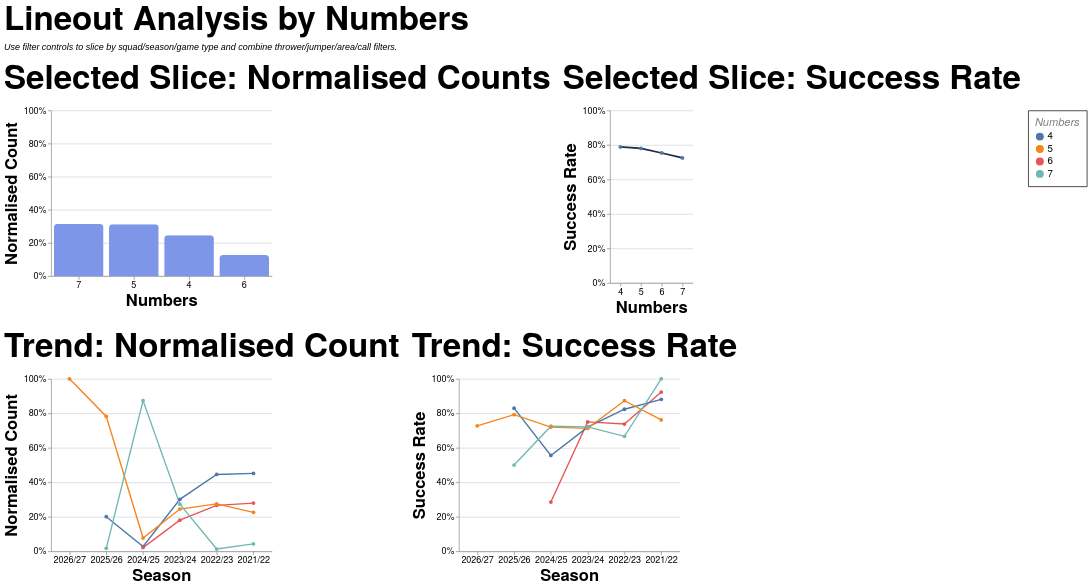

The specification (Vega-Lite) saved for this image:
### Vega-Lite specification from a JSON file in a GitHub repository (floating-point values rounded to 4 significant figures; data arrays with more than 128 entries replaced by an {"elided": "..."} marker saying what was removed)
{"config": {"axis": {"labelFont": "PT Sans Narrow, Helvetica Neue, Helvetica, Arial, sans-serif", "titleFont": "PT Sans Narrow, Helvetica Neue, Helvetica, Arial, sans-serif", "labelFontSize": 13, "titleFontSize": 24, "gridColor": "#202947", "gridOpacity": 0.2, "zindex": 1}, "text": {"font": "Lato, sans-serif"}, "bar": {"cornerRadiusEnd": 5}, "header": {"labelFont": "PT Sans Narrow, Helvetica Neue, Helvetica, Arial, sans-serif", "titleFont": "PT Sans Narrow, Helvetica Neue, Helvetica, Arial, sans-serif", "labelFontSize": 24, "titleFontSize": 28, "labelFontWeight": "bold", "orient": "left"}, "legend": {"labelFont": "PT Sans Narrow, Helvetica Neue, Helvetica, Arial, sans-serif", "titleFont": "PT Sans Narrow, Helvetica Neue, Helvetica, Arial, sans-serif", "labelFontSize": 14, "titleFontSize": 16, "titlePadding": 5, "fillColor": "white", "strokeColor": "black", "padding": 10, "titleFontWeight": "lighter", "titleFontStyle": "italic", "titleColor": "gray", "offset": 10}, "title": {"font": "PT Sans Narrow, Helvetica Neue, Helvetica, Arial, sans-serif", "fontSize": 48, "fontWeight": "bold", "anchor": "start", "align": "center", "titlePadding": 20, "subtitlePadding": 10, "subtitleFontSize": 13, "subtitleColor": "", "subtitleFontStyle": "italic", "offset": 15, "color": "black"}, "axisX": {"labelAngle": 0}, "facet": {"title": null, "header": null, "align": {"row": "each", "column": "each"}, "spacing": 10}, "resolve": {"scale": {"y": "independent", "facet": "independent"}}, "background": "transparent", "scale": {"offsetBandPaddingOuter": 0.2, "offsetBandPaddingInner": 0.1}, "view": {"stroke": null, "background": "transparent"}}, "vconcat": [{"hconcat": [{"mark": {"type": "bar", "color": "#7d96e8"}, "encoding": {"tooltip": [{"field": "numbers", "title": "Numbers", "type": "nominal"}, {"field": "attempts", "format": ",.0f", "title": "Lineouts", "type": "quantitative"}, {"field": "share", "format": ".1%", "title": "Normalised Count", "type": "quantitative"}], "x": {"field": "numbers", "sort": "-y", "title": "Numbers", "type": "nominal"}, "y": {"axis": {"format": "%"}, "field": "share", "scale": {"domain": [0, 1]}, "title": "Normalised Count", "type": "quantitative"}}, "height": 240, "title": "Selected Slice: Normalised Counts", "transform": [{"filter": "(loSquad == 'All' || datum.squad == loSquad) && (loGameType == 'All' || (loGameType == 'League + Cup' && (datum.game_type == 'League' || datum.game_type == 'Cup')) || (loGameType == 'League only' && datum.game_type == 'League') || datum.game_type == loGameType) && (loOpposition == 'All' || datum.opposition == loOpposition) && (loThrower == 'All' || datum.thrower == loThrower) && (loJumper == 'All' || datum.jumper == loJumper) && (loArea == 'All' || datum.area == loArea) && (loNumbers == 'All' || datum.numbers == loNumbers) && (loCall == 'All' || datum.call == loCall) && (loCallType == 'All' || datum.call_type == loCallType)"}, {"filter": "(loSeason == 'All' || datum.season == loSeason)"}, {"aggregate": [{"op": "count", "as": "attempts"}, {"op": "sum", "field": "won", "as": "won"}], "groupby": ["numbers"]}, {"joinaggregate": [{"op": "sum", "field": "attempts", "as": "total_attempts"}]}, {"calculate": "datum.attempts / datum.total_attempts", "as": "share"}, {"calculate": "datum.won / datum.attempts", "as": "success_rate"}], "width": 320}, {"mark": {"type": "line", "color": "#202946", "point": true, "strokeWidth": 2.5}, "encoding": {"tooltip": [{"field": "numbers", "title": "Numbers", "type": "nominal"}, {"field": "won", "format": ",.0f", "title": "Won", "type": "quantitative"}, {"field": "attempts", "format": ",.0f", "title": "Lineouts", "type": "quantitative"}, {"field": "success_rate", "format": ".1%", "title": "Success Rate", "type": "quantitative"}], "x": {"field": "numbers", "sort": "-y", "title": "Numbers", "type": "nominal"}, "y": {"axis": {"format": "%"}, "field": "success_rate", "scale": {"domain": [0, 1]}, "title": "Success Rate", "type": "quantitative"}}, "height": 250, "title": "Selected Slice: Success Rate", "transform": [{"filter": "(loSquad == 'All' || datum.squad == loSquad) && (loGameType == 'All' || (loGameType == 'League + Cup' && (datum.game_type == 'League' || datum.game_type == 'Cup')) || (loGameType == 'League only' && datum.game_type == 'League') || datum.game_type == loGameType) && (loOpposition == 'All' || datum.opposition == loOpposition) && (loThrower == 'All' || datum.thrower == loThrower) && (loJumper == 'All' || datum.jumper == loJumper) && (loArea == 'All' || datum.area == loArea) && (loNumbers == 'All' || datum.numbers == loNumbers) && (loCall == 'All' || datum.call == loCall) && (loCallType == 'All' || datum.call_type == loCallType)"}, {"filter": "(loSeason == 'All' || datum.season == loSeason)"}, {"aggregate": [{"op": "count", "as": "attempts"}, {"op": "sum", "field": "won", "as": "won"}], "groupby": ["numbers"]}, {"joinaggregate": [{"op": "sum", "field": "attempts", "as": "total_attempts"}]}, {"calculate": "datum.attempts / datum.total_attempts", "as": "share"}, {"calculate": "datum.won / datum.attempts", "as": "success_rate"}], "width": {"step": 30}}], "spacing": 16}, {"hconcat": [{"mark": {"type": "line", "point": true, "strokeWidth": 2}, "encoding": {"color": {"field": "numbers", "title": "Numbers", "type": "nominal"}, "tooltip": [{"field": "season", "title": "Season", "type": "nominal"}, {"field": "numbers", "title": "Numbers", "type": "nominal"}, {"field": "attempts", "format": ",.0f", "title": "Lineouts", "type": "quantitative"}, {"field": "norm_count", "format": ".1%", "title": "Normalised Count", "type": "quantitative"}], "x": {"field": "season", "sort": "-x", "title": "Season", "type": "nominal"}, "y": {"axis": {"format": "%"}, "field": "norm_count", "scale": {"domain": [0, 1]}, "title": "Normalised Count", "type": "quantitative"}}, "height": 250, "title": "Trend: Normalised Count", "transform": [{"filter": "(loSquad == 'All' || datum.squad == loSquad) && (loGameType == 'All' || (loGameType == 'League + Cup' && (datum.game_type == 'League' || datum.game_type == 'Cup')) || (loGameType == 'League only' && datum.game_type == 'League') || datum.game_type == loGameType) && (loOpposition == 'All' || datum.opposition == loOpposition) && (loThrower == 'All' || datum.thrower == loThrower) && (loJumper == 'All' || datum.jumper == loJumper) && (loArea == 'All' || datum.area == loArea) && (loNumbers == 'All' || datum.numbers == loNumbers) && (loCall == 'All' || datum.call == loCall) && (loCallType == 'All' || datum.call_type == loCallType)"}, {"aggregate": [{"op": "count", "as": "attempts"}, {"op": "sum", "field": "won", "as": "won"}], "groupby": ["season", "numbers"]}, {"joinaggregate": [{"op": "sum", "field": "attempts", "as": "season_attempts"}], "groupby": ["season"]}, {"calculate": "datum.attempts / datum.season_attempts", "as": "norm_count"}, {"calculate": "datum.won / datum.attempts", "as": "success_rate"}], "width": 320}, {"mark": {"type": "line", "point": true, "strokeWidth": 2}, "encoding": {"color": {"field": "numbers", "title": "Numbers", "type": "nominal"}, "tooltip": [{"field": "season", "title": "Season", "type": "nominal"}, {"field": "numbers", "title": "Numbers", "type": "nominal"}, {"field": "won", "format": ",.0f", "title": "Won", "type": "quantitative"}, {"field": "attempts", "format": ",.0f", "title": "Lineouts", "type": "quantitative"}, {"field": "success_rate", "format": ".1%", "title": "Success Rate", "type": "quantitative"}], "x": {"field": "season", "sort": "-x", "title": "Season", "type": "nominal"}, "y": {"axis": {"format": "%"}, "field": "success_rate", "scale": {"domain": [0, 1]}, "title": "Success Rate", "type": "quantitative"}}, "height": 250, "title": "Trend: Success Rate", "transform": [{"filter": "(loSquad == 'All' || datum.squad == loSquad) && (loGameType == 'All' || (loGameType == 'League + Cup' && (datum.game_type == 'League' || datum.game_type == 'Cup')) || (loGameType == 'League only' && datum.game_type == 'League') || datum.game_type == loGameType) && (loOpposition == 'All' || datum.opposition == loOpposition) && (loThrower == 'All' || datum.thrower == loThrower) && (loJumper == 'All' || datum.jumper == loJumper) && (loArea == 'All' || datum.area == loArea) && (loNumbers == 'All' || datum.numbers == loNumbers) && (loCall == 'All' || datum.call == loCall) && (loCallType == 'All' || datum.call_type == loCallType)"}, {"aggregate": [{"op": "count", "as": "attempts"}, {"op": "sum", "field": "won", "as": "won"}], "groupby": ["season", "numbers"]}, {"joinaggregate": [{"op": "sum", "field": "attempts", "as": "season_attempts"}], "groupby": ["season"]}, {"calculate": "datum.attempts / datum.season_attempts", "as": "norm_count"}, {"calculate": "datum.won / datum.attempts", "as": "success_rate"}], "width": 320}], "spacing": 16}], "data": {"name": "data-7e94a44382527f749b9a901a7b5a6fa0"}, "params": [{"name": "loSquad", "value": "All"}, {"name": "loSeason", "value": "All"}, {"name": "loGameType", "value": "All"}, {"name": "loOpposition", "value": "All"}, {"name": "loThrower", "value": "All"}, {"name": "loJumper", "value": "All"}, {"name": "loArea", "value": "All"}, {"name": "loNumbers", "value": "All"}, {"name": "loCall", "value": "All"}, {"name": "loCallType", "value": "All"}], "spacing": 22, "title": {"text": "Lineout Analysis by Numbers", "subtitle": "Use filter controls to slice by squad/season/game type and combine thrower/jumper/area/call filters."}, "$schema": "https://vega.github.io/schema/vega-lite/v5.20.1.json", "datasets": {"data-7e94a44382527f749b9a901a7b5a6fa0": {"elided": "1247 records"}}}
